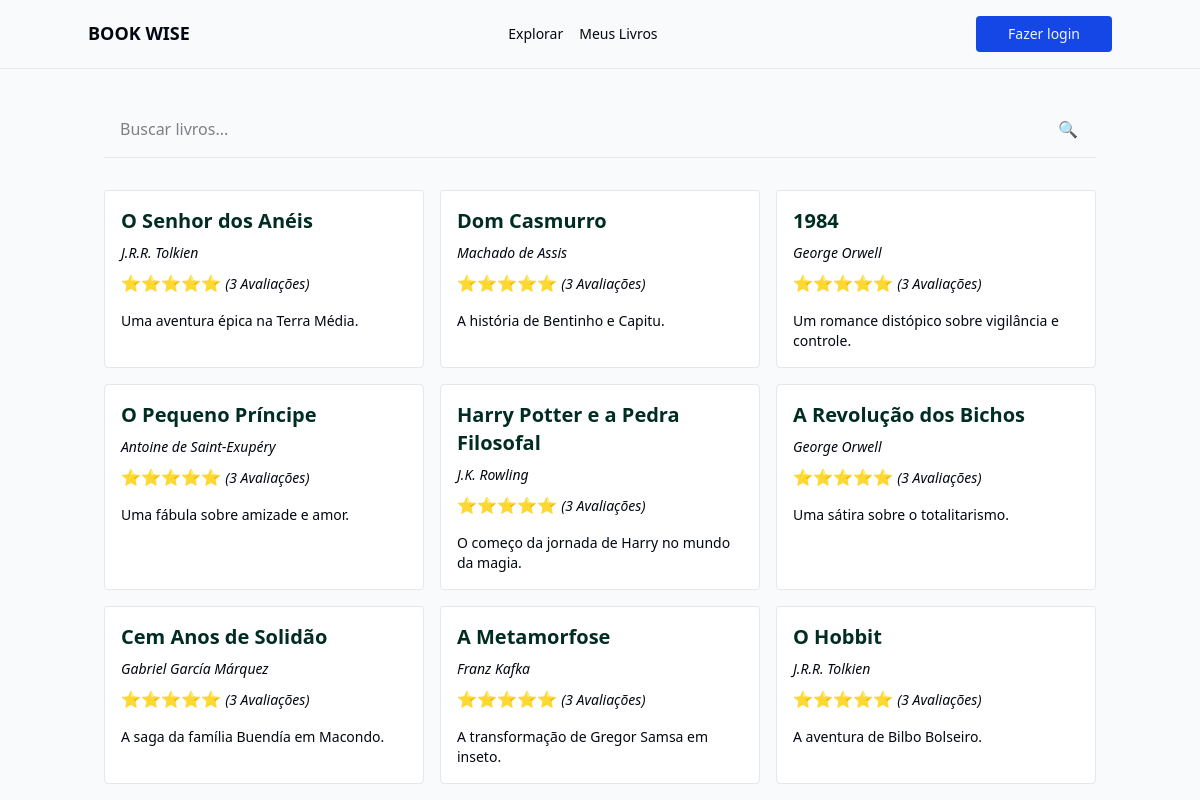
The page / on the database its author committed.
### tables this page shows
CREATE TABLE books (
  id integer primary key,
  title varchar(255),
  author vachar(255),
  description text,
  released_at interger,
  user_id integer,
  pages interger,
  foreign key(user_id) references users(id) on delete cascade
);

### functions.php (called while the page is built, shortened)
<?php
function view($view, $data = [])
{
    require 'views/template/app.php';
}

### controllers/index.controller.php (called while the page is built)
<?php
$search = $_REQUEST['search'] ?? '';
$books = $database->query(
    query: 'select * from books where title like :search or author like :search or  description like :search',
    class: Book::class,
    params: ["search" => "%$search%"]
)
    ->fetchAll();
view("index", compact("books"));

### routes.php (called while the page is built, shortened)
<?php
$controller = str_replace('/', '', parse_url($_SERVER['REQUEST_URI']))['path'];
if (!$controller) {
    $controller = 'index';
}
require "controllers/{$controller}.controller.php";

### index.php (called while the page is built, shortened)
<?php
require "functions.php";
$config = require("config.php");
require "Database.php";
require "routes.php";

### config.php (called while the page is built)
<?php
return [
    "database" => [
        "driver" => "sqlite",
        "database" => "database.sqlite"
    ]
];

### Database.php (called while the page is built)
<?php
class Database
{
    private $db;
    public function __construct($config)
    {
        $connectionString = $config['driver'] . ":" . $config['database'];
        $this->db = new PDO($connectionString);
    }
    public function query($query, $class = null, $params = [])
    {
        $prepare = $this->db->prepare($query);
        if ($class) {
            $prepare->setFetchMode(PDO::FETCH_CLASS, $class);
        }
        $prepare->execute($params);
        return $prepare;
    }
}
$database = new Database($config['database']);

### views/index.view.php (the view)
<form class=" flex flex-row gap-2 items-center border-b border-gray-200 p-2">
    <input name="search" class="flex-1 focus:outline-none  p-2" placeholder="Buscar livros..." />
    <button class="cursor-pointer h-10 w-10 rounded flex items-center justify-center hover:bg-gray-200" type="submit">
        🔍
    </button>
</form>
<section class="grid grid-cols-1 md:grid-cols-2 lg:grid-cols-3 gap-4 mt-8">
    <?php foreach ($books as $book): ?>
        <div class="border border-gray-200 bg-white p-4 rounded">
            <a href="/book?id=<?= $book->id ?>"
                class="text-xl font-bold hover:underline hover:text-blue-700 text-emerald-950">
                <?= $book->title ?>
            </a>
            <p class="text-sm my-2 text-mist-500 italic">
                <?= $book->author ?>
            </p>
            <div>
                ⭐⭐⭐⭐⭐ <span class="text-mist-500 text-sm italic">(3 Avaliações)</span>
            </div>
            <p class="mt-4 text-sm">
                <?= $book->description ?>
            </p>
        </div>
    <?php endforeach; ?>
</section>

### views/template/app.php (shortened to what this page needs)
<!DOCTYPE html>
<html lang="en">
<head>
    <script src="https://cdn.jsdelivr.net/npm/@tailwindcss/browser@4"></script>
</head>
<body class="bg-gray-50 text-gray-950">
    <header class='p-4 border-b border-b-gray-200'>
        <nav class="flex flex-row items-center justify-between mx-auto max-w-screen-lg text-sm">
            <a href='/' class="text-[18px] font-bold uppercase">Book wise</a>
            <ul class="flex flex-row items-center justify-between gap-4">
                <li>
                    <a href='/'>Explorar</a>
                </li>
                <li>
                    <a href='/my-books'>Meus Livros</a>
                </li>
            </ul>
            <a href='/login' class="bg-blue-700 text-blue-50 py-2 px-8 rounded font-medium">Fazer login</a>
        </nav>
    </header>
    <main class="px-4 mx-auto mt-8 max-w-screen-lg">
        <?php require "views/{$view}.view.php"; ?>
    </main>
</body>
</html>

### rows shown on the page
books: title "O Senhor dos Anéis", author "J.R.R. Tolkien", description "Uma aventura épica na Terra Média."
books: title "Dom Casmurro", author "Machado de Assis", description "A história de Bentinho e Capitu."
books: title "1984", author "George Orwell", description "Um romance distópico sobre vigilância e controle."
books: title "O Pequeno Príncipe", author "Antoine de Saint-Exupéry", description "Uma fábula sobre amizade e amor."
books: title "Harry Potter e a Pedra Filosofal", author "J.K. Rowling", description "O começo da jornada de Harry no mundo da magia."
books: title "A Revolução dos Bichos", author "George Orwell", description "Uma sátira sobre o totalitarismo."
books: title "Cem Anos de Solidão", author "Gabriel García Márquez", description "A saga da família Buendía em Macondo."
books: title "A Metamorfose", author "Franz Kafka", description "A transformação de Gregor Samsa em inseto."
books: title "O Hobbit", author "J.R.R. Tolkien", description "A aventura de Bilbo Bolseiro."
